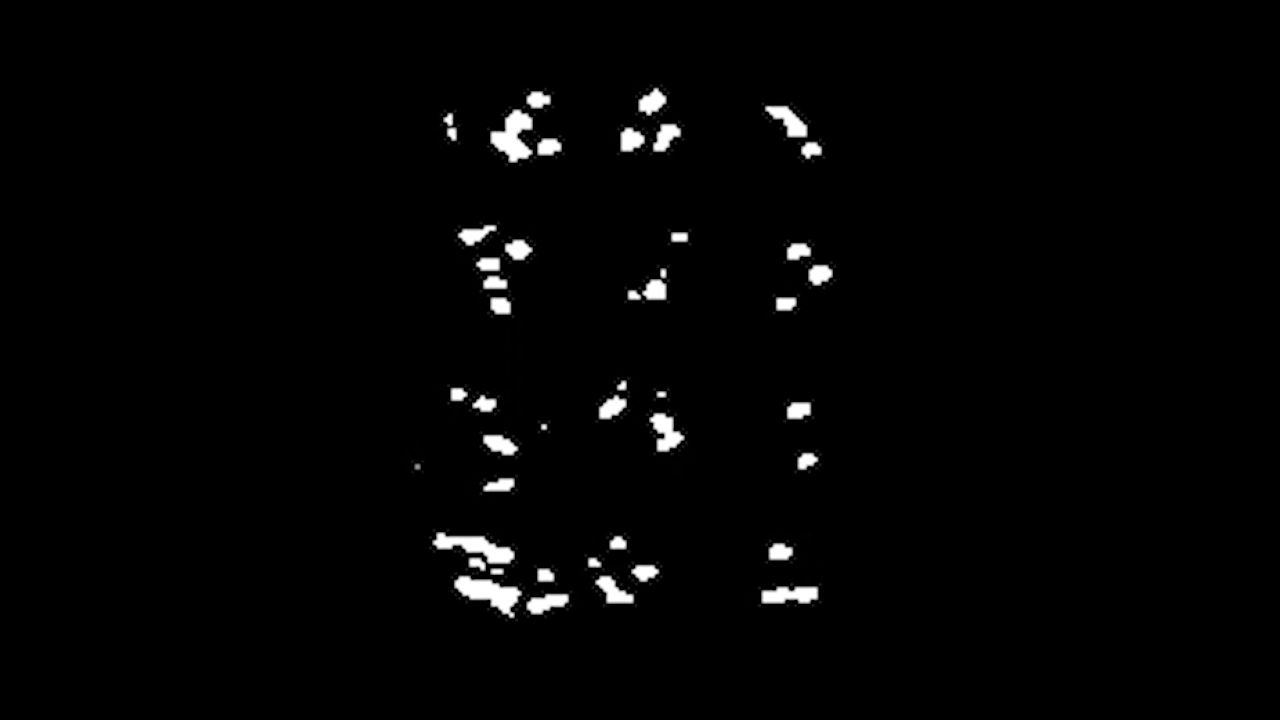
#> input picture Bubble Recognizaiton/pictures/序列 01.00_01_14_00.Still065.png, 2560 x 1440 px (shown at 1/2 size)
$ python test.py
#> lines starting #> are read from the running program, lines starting #| are printed output that depends on the picture
import os
import cv2 as cv2
import numpy as np
import matplotlib.pyplot as plt

image = cv2.imread('pictures/序列 01.00_01_14_00.Still065.png')
#> image is the input picture: shape (1440, 2560, 3); mean B, G, R 4.4, 4.4, 4.4
gray = cv2.cvtColor(image, cv2.COLOR_BGR2GRAY)
cut = gray[86:1311, 800:1760]
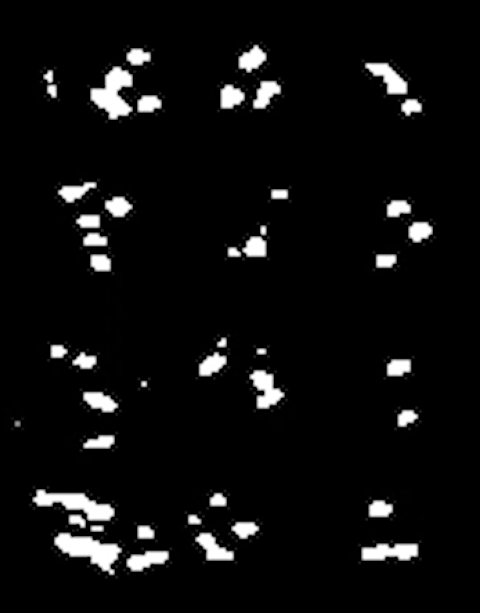
#> cut: shape (1225, 960) (shown at 1/2 size); min 0, max 255, mean 13.9
print(cut.shape)
#| (1225, 960)

# cut "cut" to 4 parts averagely, each part is 1/4 of the graph, 4 * 1
for i in range(4):
    for j in range(3):
        cell = cut[i * 306 : (i + 1) * 306, j * 350 : (j + 1) * 350]
        #cv2.imwrite('pictures/example_cut/cell' + str(i) + '_' + str(j) + '.jpg', cell)
        print(str(i * 3 + j) +',' + str(np.sum(cell)))

print(cut.shape)
#| (1225, 960)
